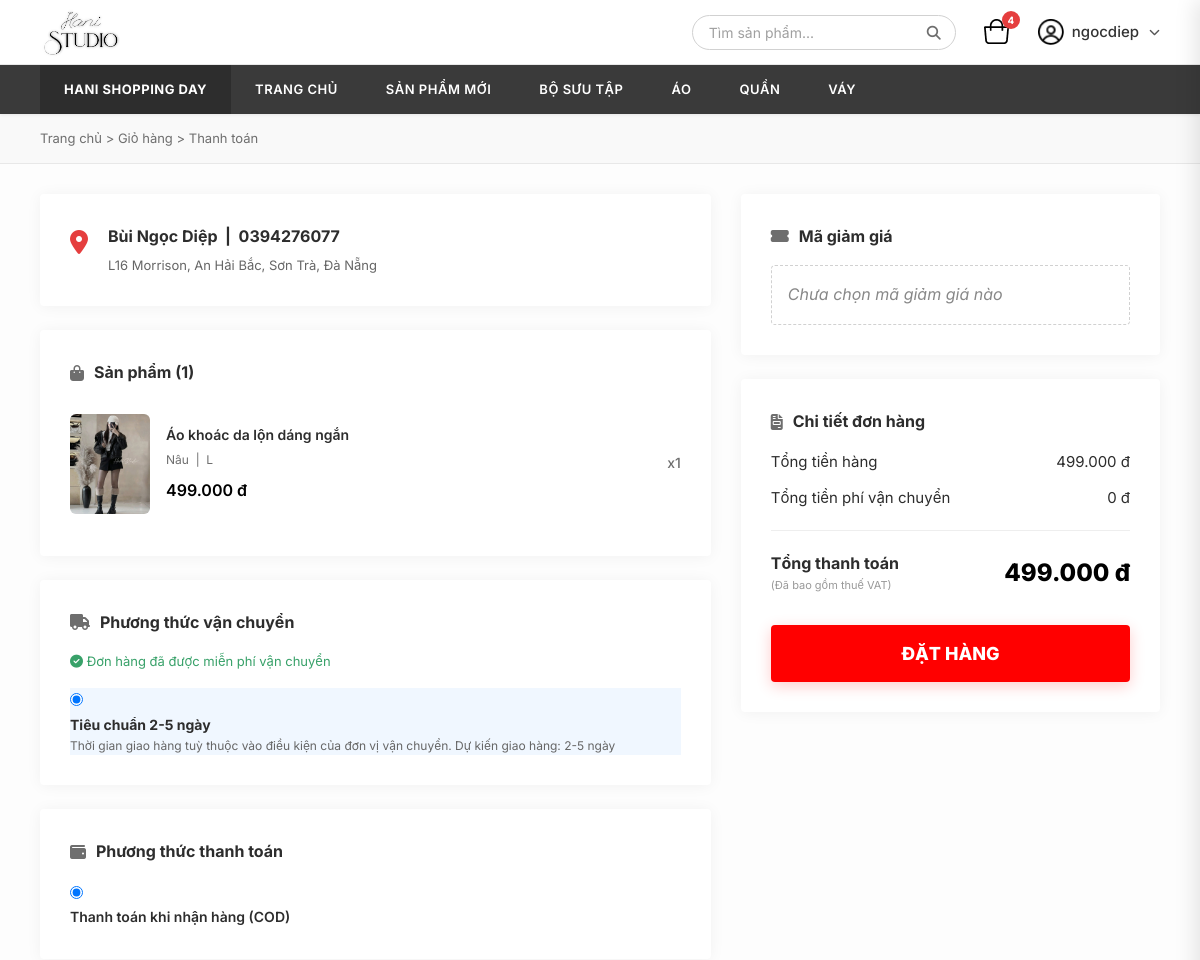
/checkout/ (signed in, upper part), run on an earlier commit of the app's database.
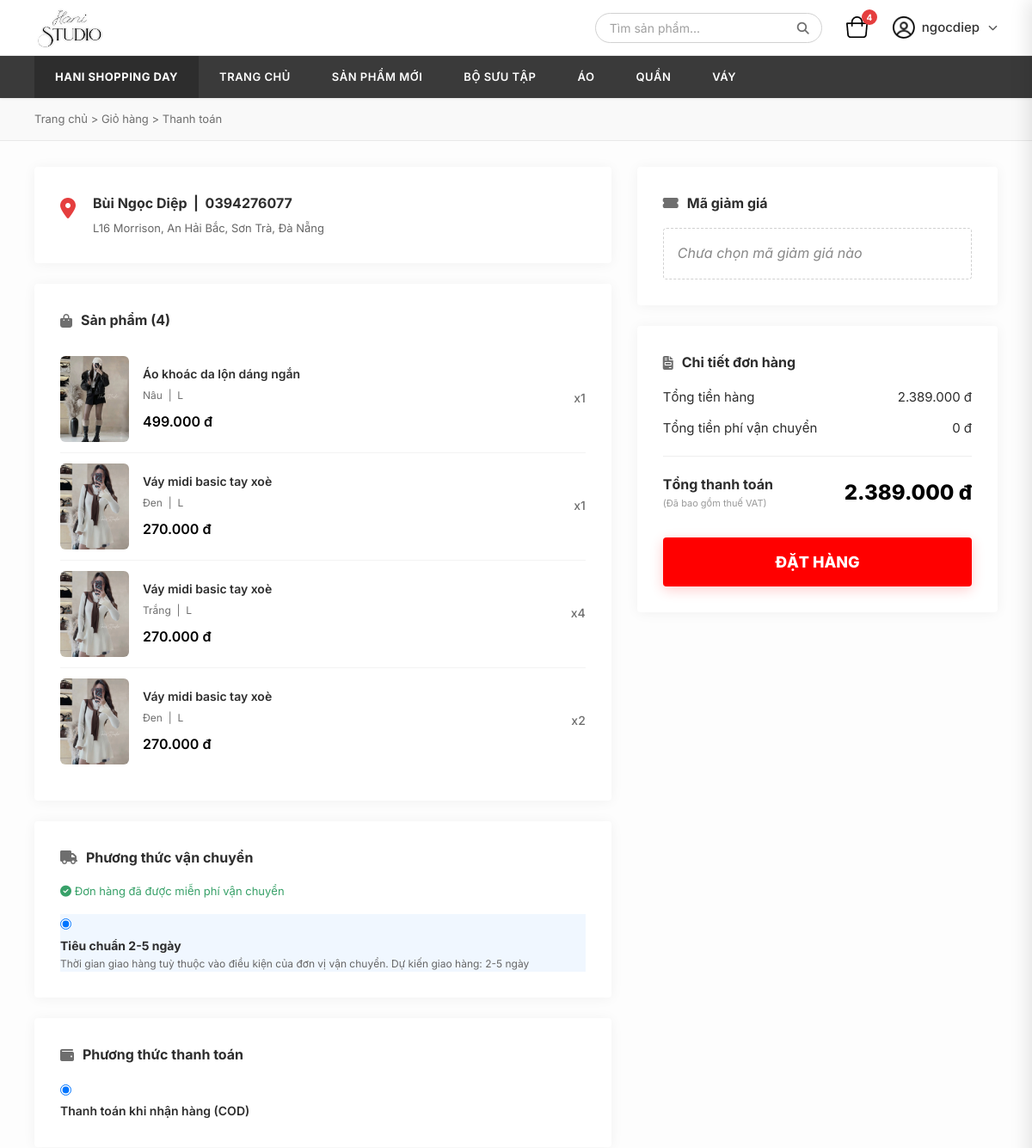
And on a later commit of the database.
### reviews/models.py (models this page shows, shortened)
class Product(models.Model):
    name = models.CharField(max_length=255, verbose_name="Tên sản phẩm")
    code = models.CharField(max_length=50, unique=True, verbose_name="Mã sản phẩm")
    price = models.DecimalField(max_digits=12, decimal_places=0, verbose_name="Giá")
    old_price = models.DecimalField(max_digits=12, decimal_places=0, null=True, blank=True, verbose_name="Giá cũ")
    image_name = models.CharField(max_length=100, verbose_name="Tên file ảnh (trong static)")
    colors = models.JSONField(default=list, blank=True, verbose_name="Danh sách màu (JSON: name, hex)")
    sizes = models.JSONField(default=list, blank=True, verbose_name="Danh sách size (JSON list)")
    categories = models.ManyToManyField(Category, verbose_name="Danh mục")
    description = models.TextField(blank=True, verbose_name="Mô tả")
    class Meta:
        verbose_name = "Sản phẩm"
        verbose_name_plural = "Sản phẩm"

class CartItem(models.Model):
    user = models.ForeignKey(User, on_delete=models.CASCADE, related_name='cart_items')
    product = models.ForeignKey(Product, on_delete=models.CASCADE)
    color = models.CharField(max_length=50)
    size = models.CharField(max_length=20)
    quantity = models.PositiveIntegerField(default=1)
    selected = models.BooleanField(default=True)
    class Meta:
        unique_together = ('user', 'product', 'color', 'size')

### reviews/views.py (the view)
# urls.py: path('checkout/', views.checkout, name='checkout'),
@login_required(login_url='login')
def checkout(request):
    items = []
    if request.user.is_authenticated:
        db_items = CartItem.objects.filter(user=request.user)
        for di in db_items:
            product = get_product_by_id(di.product_id)
            if product:
                items.append({
                    'product_id': di.product_id,
                    'color': di.color,
                    'size': di.size,
                    'qty': di.quantity,
                    'selected': di.selected,
                    'product': product
                })
    else:
        cart = request.session.get('cart', [])
        for item in cart:
            product = get_product_by_id(item['product_id'])
            if product:
                items.append({**item, 'product': product})
    selected_items = [i for i in items if i['selected']]
    if not selected_items:
        messages.warning(request, 'Vui lòng chọn ít nhất 1 sản phẩm!')
        return redirect('home')
    subtotal = sum(i['product']['price'] * i['qty'] for i in selected_items)
    applied_coupon = request.session.get('applied_coupon', '')
    discount = 50000 if applied_coupon else 0
    shipping = 0
    total = max(0, subtotal - discount + shipping)
    user_profile, created = UserProfile.objects.get_or_create(user=request.user)
    return render(request, 'reviews/checkout.html', {
        'items': selected_items,
        'subtotal': subtotal,
        'discount': discount,
        'shipping': shipping,
        'total': total,
        'user': request.user,
        'profile': user_profile,
        'cart_count': len(items)
    })

### reviews/context_processors.py (called while the page is built)
def coupons_processor(request):
    return {'COUPONS_LIST': COUPONS}

### reviews/templatetags/shop_filters.py (called while the page is built)
@register.filter
def format_price(value):
    try:
        return f"{value:,.0f} đ".replace(",", ".")
    except (ValueError, TypeError):
        return value

### reviews/views.py (called while the page is built)
def get_product_by_id(product_id):
    try:
        p_obj = Product.objects.get(id=int(product_id))
        return {
            'id': p_obj.id,
            'name': p_obj.name,
            'code': p_obj.code,
            'price': int(p_obj.price),
            'old_price': int(p_obj.old_price) if p_obj.old_price else None,
            'image': p_obj.image_name,
            'colors': p_obj.colors if p_obj.colors else [{'name': 'Mặc định', 'hex': '#ccc'}],
            'sizes': p_obj.sizes if p_obj.sizes else ['S', 'M', 'L'],
            'category': [cat.slug for cat in p_obj.categories.all()]
        }
    except:
        for p in PRODUCTS:
            if p['id'] == int(product_id):
                return p
    return None

### templates/reviews/checkout.html (shortened to what the changed rows need)
{% extends "base.html" %}
{% load static shop_filters %}
{% block content %}
<div class="checkout-container">
    <div class="checkout-left">
        <div class="checkout-box">
            <h3 class="checkout-section-title"><i class="fas fa-shopping-bag"></i> Sản phẩm ({{ items|length }})</h3>
            <div class="checkout-product-list">
                {% for item in items %}
                <div class="checkout-product">
                    <div class="checkout-product-image">
                        <img src="{% static 'images/' %}{{ item.product.image }}" alt="{{ item.product.name }}">
                    </div>
                    <div class="checkout-product-info">
                        <p class="checkout-product-name">{{ item.product.name }}</p>
                        <p class="checkout-product-variant">{{ item.color }} &nbsp;|&nbsp; L</p>
                        <p class="checkout-product-price" style="background:none; color:#000; font-weight:600; font-size:16px;">{{ item.product.price|format_price }}</p>
                    </div>
                    <div class="checkout-product-qty">x{{ item.qty }}</div>
                </div>
                {% endfor %}
            </div>
        </div>
    </div>
    <div class="checkout-right">
        <div class="checkout-box">
            <div class="checkout-summary-item">
                <span>Tổng tiền hàng</span>
                <span>{{ subtotal|format_price }}</span>
            </div>
            <div class="checkout-summary-total">
                <div class="total-label">
                    <p>Tổng thanh toán</p>
                    <p style="font-size:11px; font-weight:400; color:#999;">(Đã bao gồm thuế VAT)</p>
                </div>
                <div class="total-amount">{{ total|format_price }}</div>
            </div>
        </div>
    </div>
</div>
{% endblock %}

What changed in the data, as far as the page shows it:
now on this page (row unchanged): Product: product.image (picture), product.name "Váy midi basic tay xoè" "Váy midi basic tay xoè" "Váy midi basic tay xoè"
added CartItem: color "Đen"
added CartItem: color "Trắng"
added CartItem: color "Đen"
Also different on the page:
{{ items|length }}: "1" → "4"
{{ subtotal|format_price }}: "499.000 đ" → "2.389.000 đ"
{{ total|format_price }}: "499.000 đ" → "2.389.000 đ"
new list line: "| L 270.000 đ x 1"
new list line: "| L 270.000 đ x 4"
new list line: "| L 270.000 đ x 2"
